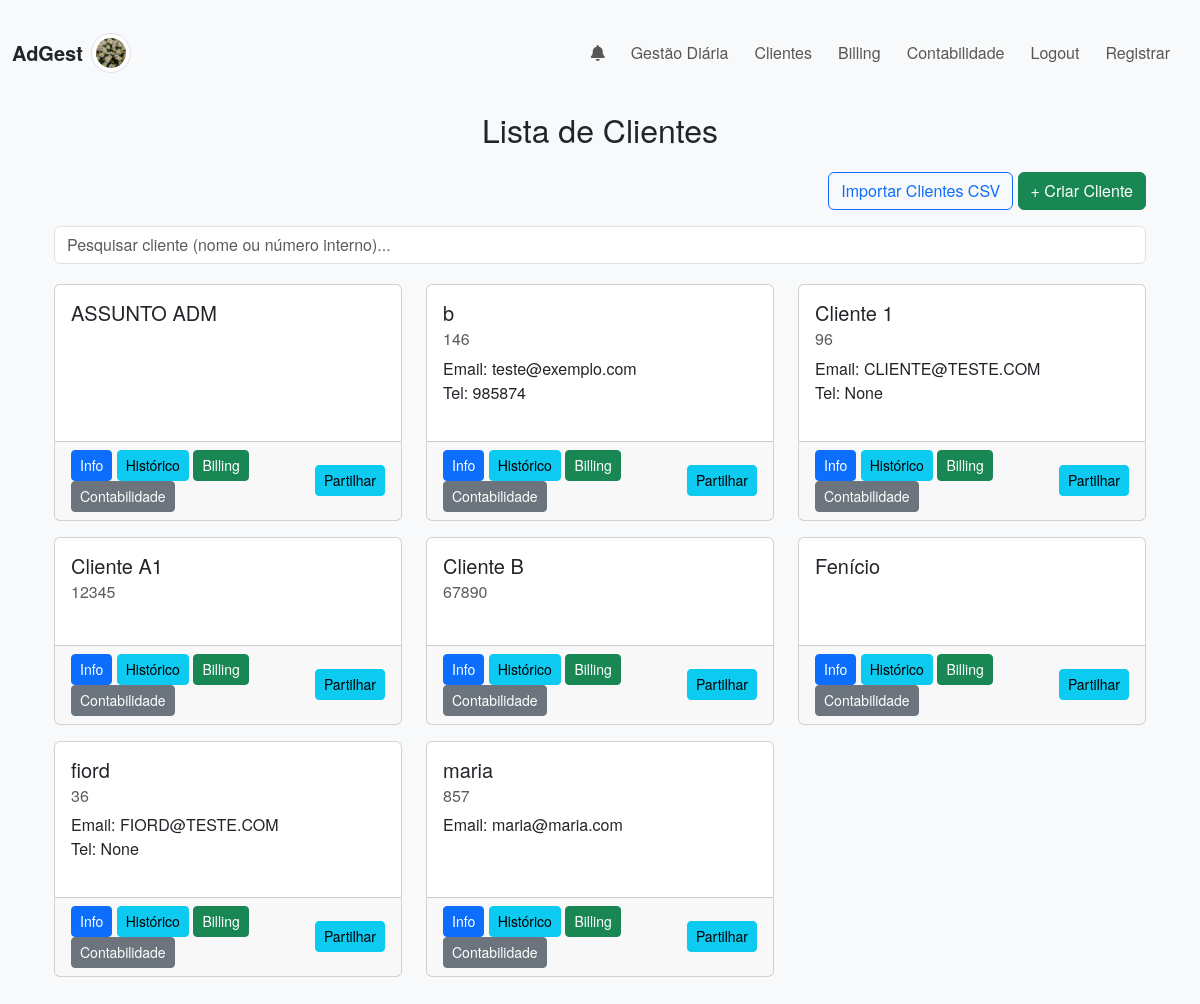
The app's page /clientes (signed in) with its own data.
### app/models.py (models this page shows, shortened)
class User(UserMixin, db.Model):
    __tablename__ = 'users'
    id = db.Column(db.Integer, primary_key=True)
    username = db.Column(db.String(100), unique=True, nullable=False)
    nickname = db.Column(db.String(10), nullable=False)
    email = db.Column(db.String(120), unique=True, nullable=False)
    profile_image = db.Column(db.String(120), default='default.jpg')
    password = db.Column(db.String(200), nullable=False)
    role = db.Column(db.String(50), default='advogado')
    __table_args__ = (db.UniqueConstraint('email', name='uq_users_email'),)
    assuntos_compartilhados = db.relationship(
        'Assunto',
        secondary=shared_assuntos,
        backref=db.backref('compartilhados', lazy='dynamic'),
        lazy='dynamic'
    )
    client_shares = db.relationship('ClientShare', backref='user', lazy='dynamic')

class Client(db.Model):
    __tablename__ = 'clients'
    id = db.Column(db.Integer, primary_key=True)
    user_id = db.Column(db.Integer, db.ForeignKey('users.id'), nullable=False)
    name = db.Column(db.String(100), nullable=False)  # unique=True removido
    number_interno = db.Column(db.String(50), nullable=True)
    nif = db.Column(db.String(50), nullable=True)
    address = db.Column(db.String(200), nullable=True)
    email = db.Column(db.String(100), nullable=True)
    telephone = db.Column(db.String(20), nullable=True)
    assuntos = db.relationship('Assunto', backref='client', lazy=True)
    __table_args__ = (
        db.UniqueConstraint('user_id', 'name', name='uq_user_clientname'),
    )
    shares = db.relationship('ClientShare', backref='client', lazy='dynamic')

### app/routes.py (the view, shortened to what this page needs)
@main.route('/clientes')
@login_required
def clientes():
    page = request.args.get('page', 1, type=int)
    search = request.args.get('q', '').strip()
    query = Client.query.filter(
    or_(
        Client.user_id == current_user.id,
        Client.shares.any(ClientShare.user_id == current_user.id)
        )
    )
    pagination = query.order_by(func.lower(Client.name)).paginate(page=page, per_page=10)
    clients = pagination.items
    return render_template('clientes.html', clients=clients, pagination=pagination, search=search)

### app/routes.py (called while the page is built)
@main.context_processor
def inject_notifications():
    if current_user.is_authenticated:
        notifs_nao_lidas = Notification.query.filter_by(
            user_id=current_user.id, is_read=False
        ).order_by(Notification.timestamp.desc()).all()
        unread = len(notifs_nao_lidas)
        return dict(notifications=notifs_nao_lidas, unread_count=unread)
    return dict(notifications=[], unread_count=0)

### app/templates/clientes.html (shortened to what this page needs)
{% extends "base.html" %}
{% block content %}
<div class="container my-4">
  <h2 class="mb-4 text-center">Lista de Clientes</h2>
  <div class="text-end mb-3">
    <a href="{{ url_for('main.upload_client_csv') }}" class="btn btn-outline-primary">Importar Clientes CSV</a>
    <a href="{{ url_for('main.create_client') }}" class="btn btn-success">+ Criar Cliente</a>
  </div>
  <form method="GET" action="{{ url_for('main.clientes') }}" class="mb-3">
    <input type="text" name="q" id="clientSearch" class="form-control" placeholder="Pesquisar cliente (nome ou número interno)..." value="{{ search }}">
  </form>
  <div class="row" id="clientList">
    {% for client in clients %}
      <div class="col-md-4 mb-3 client-card">
        <div class="card h-100">
          <div class="card-body">
            <h5 class="card-title">{{ client.name }}</h5>
            {% if client.number_interno %}
              <h6 class="card-subtitle mb-2 text-muted">{{ client.number_interno }}</h6>
            {% endif %}
            <p class="card-text">
              {% if client.email %}Email: {{ client.email }}<br>{% endif %}
              {% if client.telephone %}Tel: {{ client.telephone }}{% endif %}
            </p>
          </div>
          <div class="card-footer d-flex justify-content-between align-items-center">
            <div>
              <a href="{{ url_for('main.client_info', client_id=client.id) }}" class="btn btn-primary btn-sm">Info</a>
              <a href="{{ url_for('main.historico_cliente', client_id=client.id) }}" class="btn btn-info btn-sm">Histórico</a>
              {% if current_user.role == 'admin' %}
                <a href="{{ url_for('main.billing_cliente', client_id=client.id) }}" class="btn btn-success btn-sm">Billing</a>
                <a href="{{ url_for('main.contabilidade_cliente', client_id=client.id) }}" class="btn btn-secondary btn-sm">Contabilidade</a>
              {% elif current_user.role == 'advogado' %}
                <a href="{{ url_for('main.billing_cliente', client_id=client.id) }}" class="btn btn-success btn-sm">Billing</a>
              {% else %}
                <a href="{{ url_for('main.contabilidade_cliente', client_id=client.id) }}" class="btn btn-secondary btn-sm">Contabilidade</a>
              {% endif %}
            </div>
            <div>
              <a href="{{ url_for('main.share_client', client_id=client.id) }}" class="btn btn-sm btn-info">Partilhar</a>
            </div>
          </div>
        </div>
      </div>
    {% endfor %}
  </div>
</div>
{% endblock %}

### app/templates/base.html (shortened to what this page needs)
<!doctype html>
<html lang="pt">
  <head>
    <link
      rel="stylesheet"
      href="https://cdnjs.cloudflare.com/ajax/libs/font-awesome/6.2.1/css/all.min.css"
    />
    <link
      href="https://cdn.jsdelivr.net/npm/bootstrap@5.3.0/dist/css/bootstrap.min.css"
      rel="stylesheet"
    >
    <link rel="stylesheet" href="{{ url_for('static', filename='css/style.css') }}">
  </head>
  <body>
    <nav class="navbar navbar-expand-lg navbar-light bg-light">
      <div class="container-fluid">
        <div class="navbar-brand d-flex align-items-center">
          <a href="{{ url_for('main.index') }}" class="text-decoration-none text-dark">
            AdGest
          </a>
          {% if current_user.is_authenticated and current_user.profile_image %}
            <a href="{{ url_for('main.profile') }}" class="ms-2">
              <img src="{{ url_for('static', filename='icons/' ~ current_user.profile_image) }}"
                   alt="Avatar" class="img-thumbnail"
                   style="width: 40px; height: 40px; object-fit: cover; border-radius: 50%;">
            </a>
          {% endif %}
        </div>
        <div class="collapse navbar-collapse" id="navbarNav">
          <ul class="navbar-nav ms-auto">
            <li class="nav-item dropdown">
              <a class="nav-link dropdown-toggle" href="#" id="navbarNotifications" role="button" data-bs-toggle="dropdown" aria-expanded="false">
                <i class="fa-solid fa-bell"></i>
              </a>
            </li>
            <li class="nav-item">
              <a class="nav-link" href="{{ url_for('main.dashboard') }}">Gestão Diária</a>
            </li>
            <li class="nav-item">
              <a class="nav-link" href="{{ url_for('main.clientes') }}">Clientes</a>
            </li>
            {% if current_user.is_authenticated and current_user.role not in ['contabilidade', 'backoffice'] %}
            <li class="nav-item">
              <a class="nav-link" href="{{ url_for('main.billing') }}">Billing</a>
            </li>
            {% endif %}
            {% if current_user.is_authenticated and current_user.role in ['contabilidade', 'admin'] %}
              <li class="nav-item">
                <a class="nav-link" href="{{ url_for('accounting.manage_invoices') }}">
                  Contabilidade
                </a>
              </li>
            {% endif %}
            {% if current_user.is_authenticated %}
              <li class="nav-item">
                <a class="nav-link" href="{{ url_for('main.logout') }}">Logout</a>
              </li>
              {% if current_user.role == 'admin' %}
                <li class="nav-item">
                  <a class="nav-link" href="{{ url_for('main.register') }}">Registrar</a>
                </li>
              {% endif %}
            {% else %}
              <li class="nav-item">
                <a class="nav-link" href="{{ url_for('main.login') }}">Login</a>
              </li>
            {% endif %}
          </ul>
        </div>
      </div>
    </nav>
    <div class="container mt-3">
      {% block content %}{% endblock %}
    </div>
  </body>
</html>

### app/static/css/style.css (style rules this page uses)
body { background-color: #f8f9fa; font-family: "Helvetica Neue", Helvetica, Arial, sans-serif; }
.navbar-brand { font-weight: bold; }
.navbar-nav .nav-link { margin-right: 10px; }
.container, .container-fluid { margin-top: 20px; }
.card { margin-bottom: 20px; }
.row { margin-top: 20px; }
.dropdown-toggle::after { display: none; }
.mb-2 { margin-bottom: 0.5rem !important; }

### records on screen
User: profile_image (picture)
Client: name "ASSUNTO ADM"
Client: name "b", number_interno "146", email "teste@exemplo.com", telephone "985874"
Client: name "Cliente 1", number_interno "96", email "CLIENTE@TESTE.COM", telephone "None"
Client: name "Cliente A1", number_interno "12345"
Client: name "Cliente B", number_interno "67890"
Client: name "Fenício"
Client: name "fiord", number_interno "36", email "FIORD@TESTE.COM", telephone "None"
Client: name "maria", number_interno "857", email "maria@maria.com"
